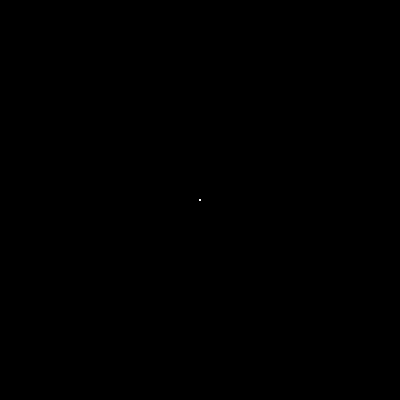
Frame 1 (no input)
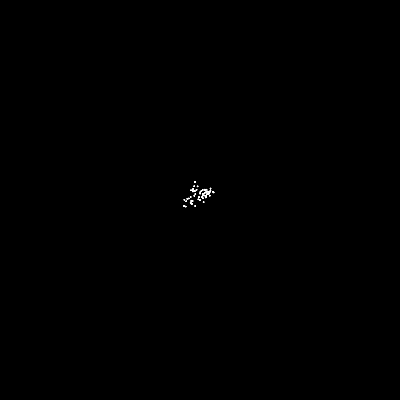
Frame 60 (no input)
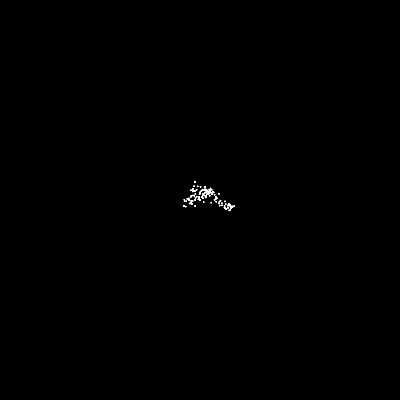
Frame 120 (the mouse pressed at the canvas centre since frame 60)

The p5.js sketch that drew these frames (run headless with seeded random() and noise() and a simulated clock; from frame 60 on, the mouse is pressed at the canvas centre):

// p5.js sketch
// ── sketch.js
let walker;

function setup() {
  pixelDensity(4);
  createCanvas(400, 400);

  walker = new Walker(width / 2, height / 2);
  background(0);
}

function draw() {
  walker.show();
  walker.update();
}

// ── walker.js
class Walker {
  constructor(x, y) {
    this.pos = createVector(x, y);
  }

  update() {
    this.pos.x += random(-5, 5);
    this.pos.y += random(-5, 5);
  }

  show() {
    stroke(255);
    strokeWeight(2);
    point(this.pos.x, this.pos.y);
  }
}
